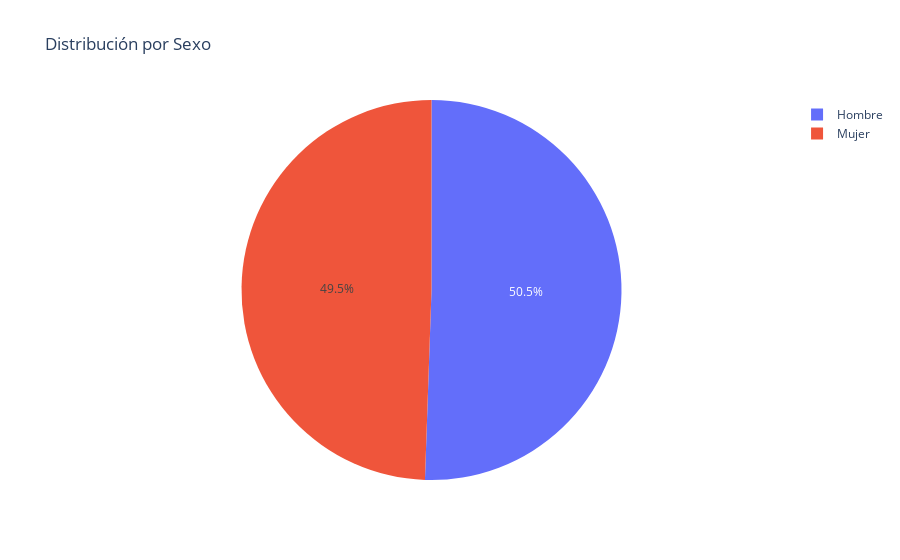

The code cell stored with this chart in its notebook:
### Code cell
# Gráfico de pastel para la distribución por sexo
sexo_counts = inscritos_2016['Sexo'].value_counts()

fig1 = go.Figure(data=[go.Pie(labels=sexo_counts.index, values=sexo_counts.values)])
fig1.update_layout(title="Distribución por Sexo")

### Figure 1 — Plotly figure (JSON) as saved in the notebook; plotly's stock layout.template omitted (floating-point values rounded to 4 significant figures)
{"data": [{"labels": ["Hombre", "Mujer"], "type": "pie", "values": [9242, 9041]}], "layout": {"title": {"text": "Distribución por Sexo"}}}
